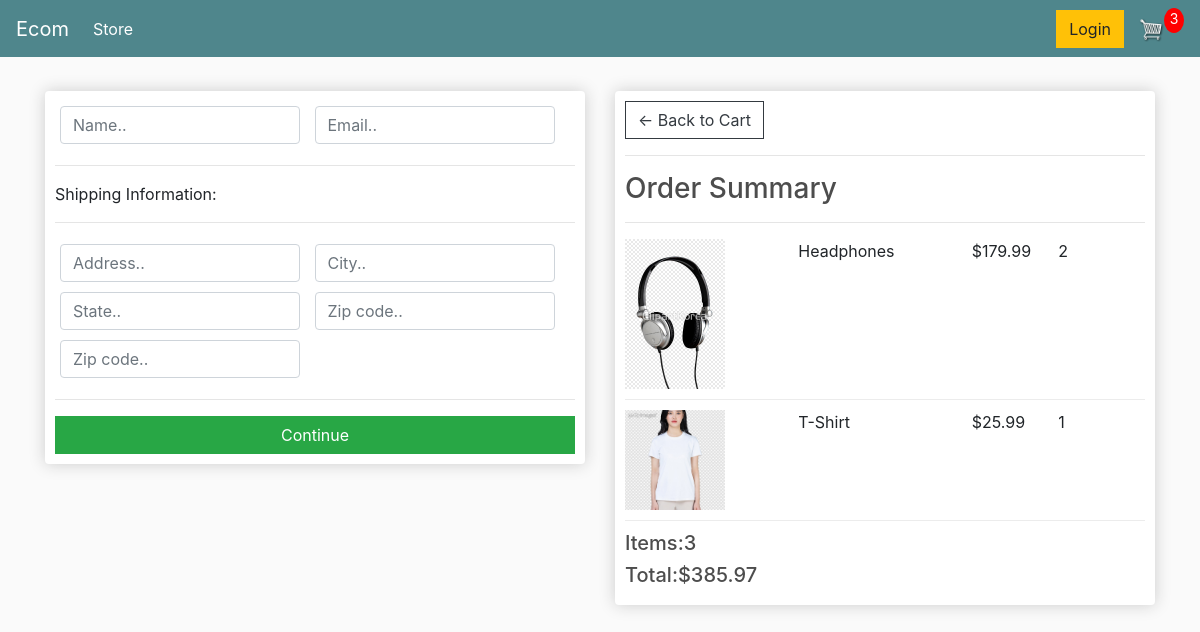
/checkout/ (signed in), run on an earlier commit of the app's database.
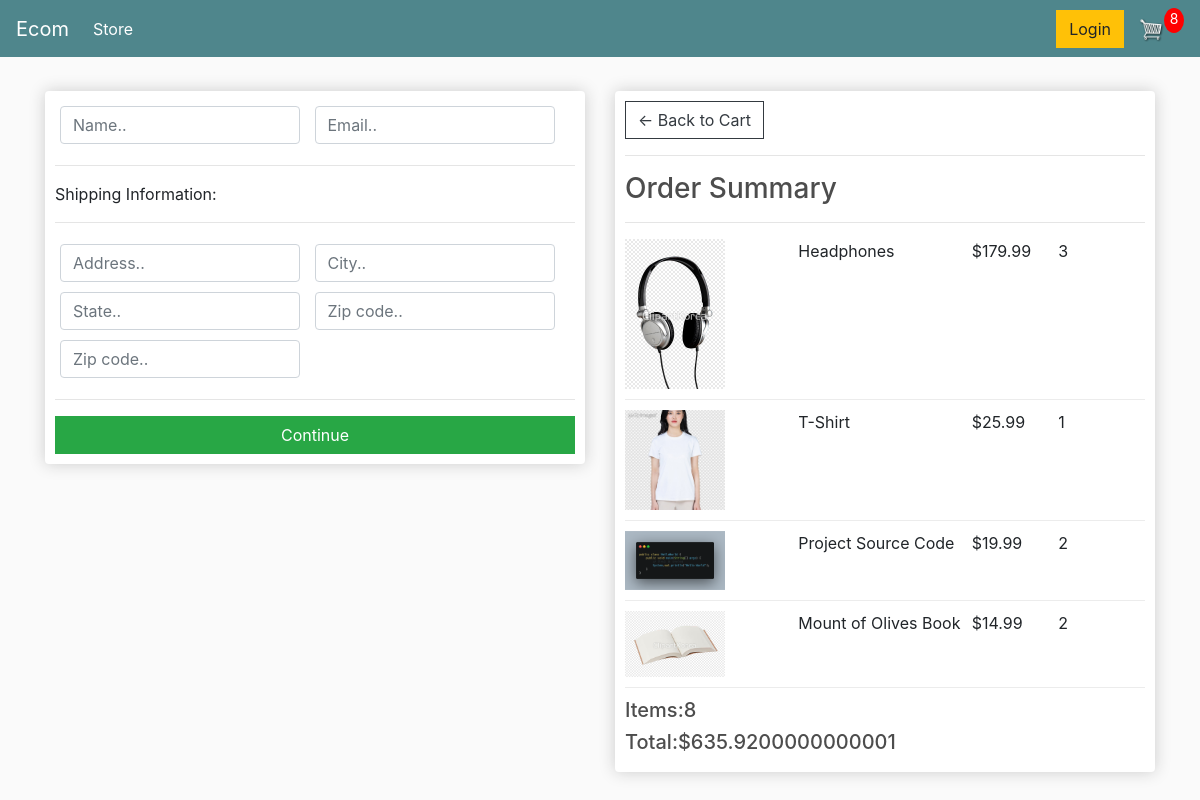
And on a later commit of the database.
### store/models.py (models this page shows, shortened)
class OrderItem(models.Model): #Product와 Order의 자식
    product = models.ForeignKey(Product, on_delete=models.SET_NULL, null=True)
    order = models.ForeignKey(Order, on_delete=models.SET_NULL, null=True)
    quantity = models.IntegerField(default=0, null=True, blank=True)
    date_added = models.DateField(auto_now_add=True)
    @property
    def get_total(self):
        total = self.product.price * self.quantity
        return total

class Product(models.Model): #제품, 제품의 가격, 이미지등등을 저장
    name = models.CharField(max_length=200)
    price = models.FloatField()
    digital = models.BooleanField(default=False, null=True, blank=True)
    image = models.ImageField(null=True, blank=True)
    @property
    def imageURL(self):
        try:
            url = self.image.url
        except:
            url= ''
        return url

class Order(models.Model): #Customer의 자식 주문의 상태, 누구의 주문인지 등등을 확인
    customer = models.ForeignKey(Customer, on_delete=models.SET_NULL, null=True, blank=True)
    date_ordered = models.DateTimeField(auto_now_add=True)
    complete = models.BooleanField(default=False)
    transaction_id = models.CharField(max_length=100, null=True)
    @property
    def get_cart_total(self):
        orderitems = self.orderitem_set.all()
        total = sum([item.get_total for item in orderitems])
        return total
    @property
    def get_cart_items(self):
        orderitems = self.orderitem_set.all()
        total = sum([item.quantity for item in orderitems])
        return total

### store/views.py (the view)
# urls.py: path('checkout/', views.checkout, name="checkout"),
def checkout(request):
    if request.user.is_authenticated:
        customer = request.user.customer
        order, created = Order.objects.get_or_create(customer=customer,
                                                     complete=False)  # 현재 가져온 customer의 order가 없으면 만들고 있으면 가져오기,
        items = order.orderitem_set.all()  # order에 있는 모든 items 가져오기
        cartItems = order.get_cart_items
    else:
        items = []
        order = {'get_cart_total': 0, 'get_cart_items': 0}
        cartItems = order['get_cart_items']
    context = {'items': items, 'order': order,'cartItems':cartItems}
    return render(request,'store/checkout.html',context)

### store/templates/store/checkout.html (shortened to what this page needs)
{% extends 'store/main.html' %}
{% load static %}
{% block content %}
     <div class="row">
		<div class="col-lg-6">
			<div class="box-element" id="form-wrapper">
				<form id="form">
					<div id="user-info">
						<div class="form-field">
							<input required class="form-control" type="text" name="name" placeholder="Name..">
						</div>
						<div class="form-field">
							<input required class="form-control" type="email" name="email" placeholder="Email..">
						</div>
					</div>
					<div id="shipping-info">
						<hr>
						<p>Shipping Information:</p>
						<hr>
						<div class="form-field">
							<input class="form-control" type="text" name="address" placeholder="Address..">
						</div>
						<div class="form-field">
							<input class="form-control" type="text" name="city" placeholder="City..">
						</div>
						<div class="form-field">
							<input class="form-control" type="text" name="state" placeholder="State..">
						</div>
						<div class="form-field">
							<input class="form-control" type="text" name="zipcode" placeholder="Zip code..">
						</div>
						<div class="form-field">
							<input class="form-control" type="text" name="country" placeholder="Zip code..">
						</div>
					</div>
					<hr>
					<input id="form-button" class="btn btn-success btn-block" type="submit" value="Continue">
				</form>
            </div>
            <br>
		</div>
		<div class="col-lg-6">
			<div class="box-element">
				<a  class="btn btn-outline-dark" href="{% url 'cart' %}">&#x2190; Back to Cart</a>
				<hr>
				<h3>Order Summary</h3>
				<hr>
                {% for item in items %}
                    <div class="cart-row">
                        <div style="flex:2"><img class="row-image" src="{{ item.product.imageURL }}"></div>
                        <div style="flex:2"><p>{{ item.product.name }} </p></div>
                        <div style="flex:1"><p>${{ item.product.price }}</p></div>
                        <div style="flex:1"><p>{{ item.quantity }}</p></div>
                    </div>
                {% endfor %}
				<h5>Items:{{order.get_cart_items }}</h5>
				<h5>Total:${{ order.get_cart_total }}</h5>
			</div>
		</div>
	</div>
{% endblock content %}

What changed in the data, as far as the page shows it:
changed OrderItem "Headphones": quantity "2" → "3"
added OrderItem: product.imageURL (picture), product.name "Project Source Code", product.price "19.99", quantity "2"
added OrderItem: product.imageURL (picture), product.name "Mount of Olives Book", product.price "14.99", quantity "2"
changed through a linked row, Order: get_cart_items "3" → "8"; get_cart_total "385.97" → "635.9200000000001"
Also different on the page:
{{ cartItems }}: "3" → "8"
